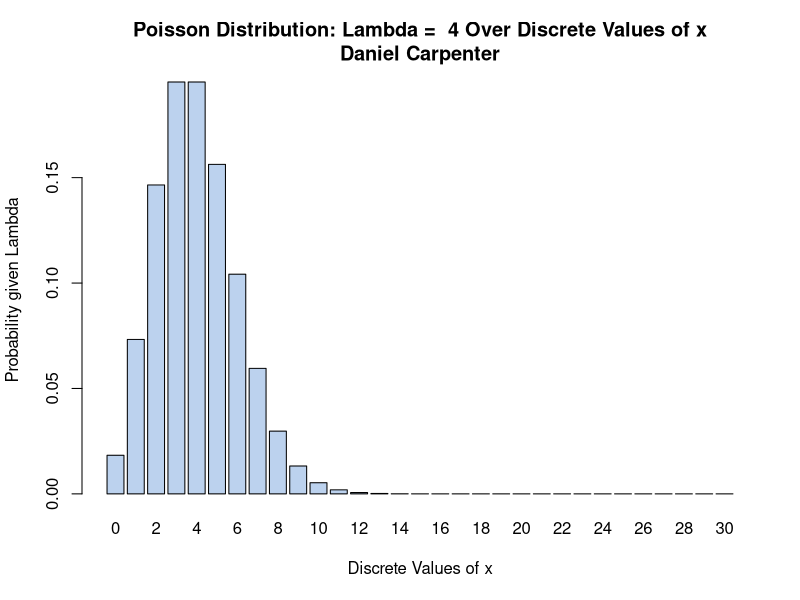
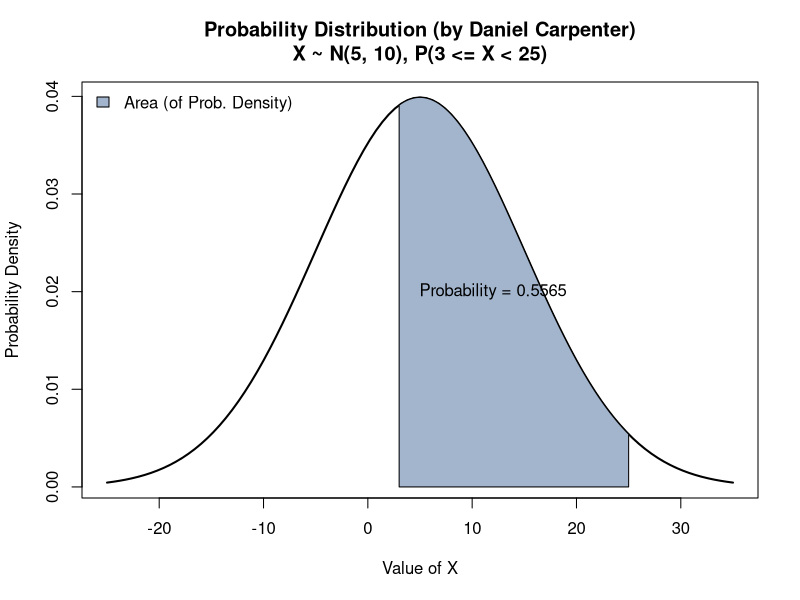
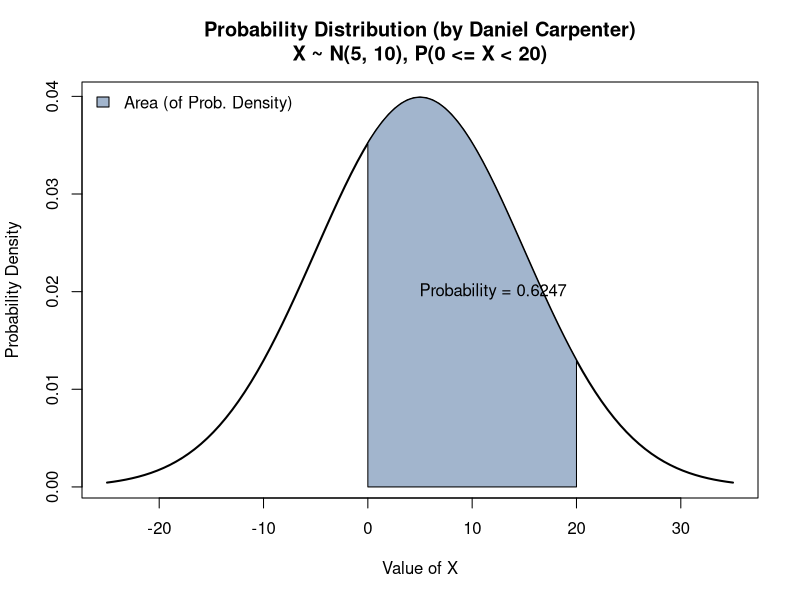
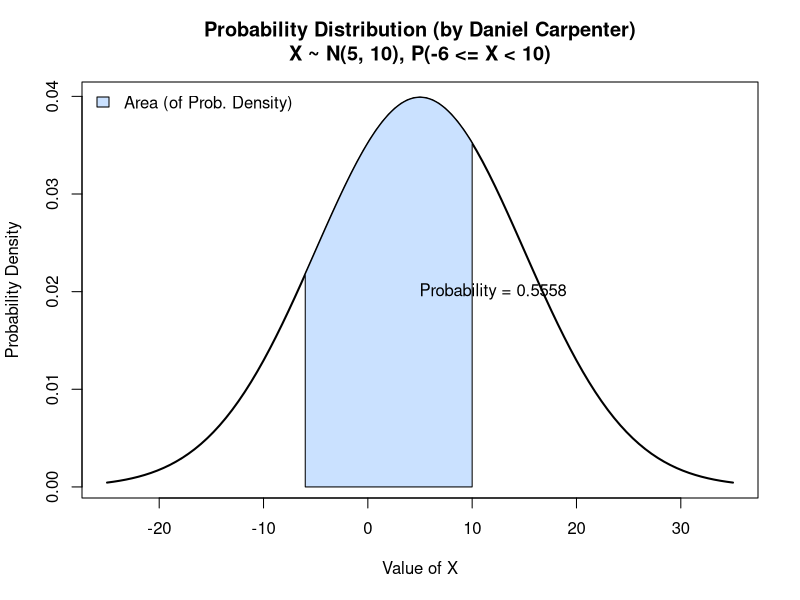

Source code (R) for these figures, in order:
## ---- chunk 1
x = 8
1-ppois(x-1, lambda = 4) # x - 1 since discrete
## ---- chunk 2
rm(x) # get rid of x just in case of confusion later on
## ---- chunk 3
dpois(2, lambda = 4) # dpois() since exact probability
## ---- chunk 4
# Function to plot the poisson distribution (discrete)
myPoisPlot <- function(x, lambdaValue) {
  theTitle = paste('Poisson Distribution: Lambda = ', lambdaValue, 'Over Discrete Values of x\nDaniel Carpenter')
  
  probx <- dpois(x, lambda = lambdaValue)
  names(probx) <- x
  
  barplot(probx, col = paste0("lightsteelblue", floor(runif(1, min=1, max=4))), 
          main = theTitle, xlab ='Discrete Values of x', ylab ='Probability given Lambda')
}

myPoisPlot(x=0:30, lambdaValue=4)
## ---- chunk 5
mu    = 6
sigma = 10
## ---- chunk 6
pnorm(3, mu, sigma)
## ---- chunk 7
# Inputs for upper and lower bound when calculating the area
upperBound = 8
lowerBound = 5

# Calculate the area in between the two bounds
pnorm(upperBound, mu, sigma) - pnorm(lowerBound, mu, sigma)
## ---- chunk 8
mynorm <- function(lowerBound = NA, upperBound = NA, mu, sigma=10)
{
  # Round to this many decimal places on the plot
  roundTo = 4
  
  # Color of the plot
  color = paste0("lightsteelblue", floor(runif(1, min=1, max=4)))
  
  # Calculate the "xlim" lower and upper bound for the Normal PDF Curve
  curveLowerBound <- mu - 3*sigma
  curveUpperBound <- mu + 3*sigma
  
  # Initialize variables related to output and graph
  title <- ""   # Title of graph
  exactProb = 0 # The exact probability of the questions
  
  # If no provided LOWER AND UPPER Bound (NA as parameter value) then assume none
  if (!(is.na(lowerBound)) & !(is.na(upperBound))) {
    title <- paste0(", P(", lowerBound, " <= X < ",upperBound,")")
    exactProb = pnorm(upperBound, mu, sigma) - pnorm(lowerBound, mu, sigma) # calculate prob 
    
  # If no provided LOWER Bound (NA as parameter value) then assume none
  } else if (is.na(lowerBound)) {
    lowerBound = curveLowerBound
    title <- paste0(", P(X < ",upperBound,")") # Set a dynamic title
    exactProb = pnorm(upperBound, mu, sigma) # calculate prob 
    
  # If no provided UPPER Bound (NA as parameter value) then assume none
  } else if(is.na(upperBound)) {
    upperBound = curveUpperBound
    title <- paste0(", P(X >= ",lowerBound,")")
    exactProb = 1 - pnorm(lowerBound, mu, sigma) # calculate prob 
  }
  
  # Create the line that displays the bell curve (between the CURVE bounds defined above)
  curve(
    
    ## Normally Distributed
    dnorm(x,mu,sigma), 
    
    ## Normally Distributed
    xlim=c(curveLowerBound, curveUpperBound), 
    
    ## Line width
    lwd =2, 
    
    ## Title with descriptive characteristics about function parameters
    main = paste0("Probability Distribution (by Daniel Carpenter)\n",
                  "X ~ N(",mu,", ",sigma,")", title),
    
    ## X and Y labels
    ylab = 'Probability Density',
    xlab = 'Value of X',
  )

  
  # Add the AREA of between the lower and upper bound P(lowerBound<X<=upperBound)
  
    ## X-Axis curve (length does not matter)
    xcurve = seq(lowerBound,upperBound, length=1000)
    
    ## Y-Axis Curve
    ycurve = dnorm(xcurve, mu,sigma)
    
    ## Combine the X and Y curve to form the area (in green)
    polygon(c(lowerBound, xcurve, upperBound), 
            c(0, ycurve, 0), 
            col=color) 
    
    ## Legend
    legend("topleft", legend="Area (of Prob. Density)", 
           fill=color, bty = "n")
  
  # Add the probability as text
    
    ## Calculate the area (probability)
    area = exactProb
    areaRounded = format(round(area, roundTo), nsmall=roundTo)
    
    ## Place this on the above plot
    text(12,0.02,substitute(paste("Probability = ", areaRounded), 
                            list(areaRounded = areaRounded)))
}
## ---- chunk 9
mynorm( 3, 25, 5)
mynorm( 0, 20, 5)
mynorm(-6, 10, 5)
